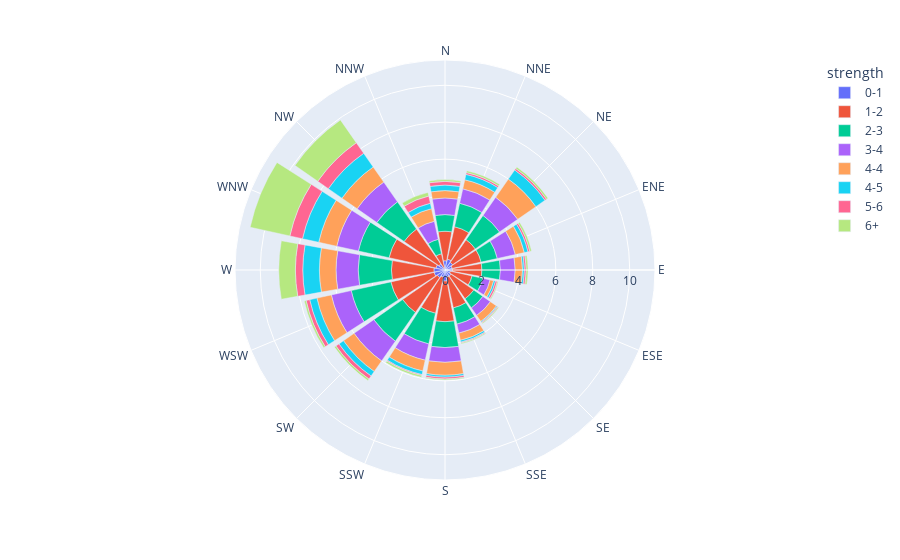

Notebook cell for this chart:
### Code cell
#Bar Polar Chart
px.bar_polar(data, r="frequency", theta="direction", color="strength")

### Figure 1 — Plotly figure (JSON) as saved in the notebook; plotly's stock layout.template omitted (floating-point values rounded to 4 significant figures)
{"data": [{"hovertemplate": "strength=0-1<br>frequency=%{r}<br>direction=%{theta}<extra></extra>", "legendgroup": "0-1", "marker": {"color": "#636efa", "pattern": {"shape": ""}}, "name": "0-1", "r": [0.5, 0.6, 0.5, 0.4, 0.4, 0.3, 0.4, 0.4, 0.6, 0.4, 0.5, 0.6, 0.6, 0.5, 0.4, 0.1], "showlegend": true, "subplot": "polar", "theta": ["N", "NNE", "NE", "ENE", "E", "ESE", "SE", "SSE", "S", "SSW", "SW", "WSW", "W", "WNW", "NW", "NNW"], "type": "barpolar"}, {"hovertemplate": "strength=1-2<br>frequency=%{r}<br>direction=%{theta}<extra></extra>", "legendgroup": "1-2", "marker": {"color": "#EF553B", "pattern": {"shape": ""}}, "name": "1-2", "r": [1.6, 1.8, 1.5, 1.6, 1.6, 1.2, 1.5, 1.7, 2.2, 2, 2.3, 2.4, 2.3, 2.6, 2.3, 0.8], "showlegend": true, "subplot": "polar", "theta": ["N", "NNE", "NE", "ENE", "E", "ESE", "SE", "SSE", "S", "SSW", "SW", "WSW", "W", "WNW", "NW", "NNW"], "type": "barpolar"}, {"hovertemplate": "strength=2-3<br>frequency=%{r}<br>direction=%{theta}<extra></extra>", "legendgroup": "2-3", "marker": {"color": "#00cc96", "pattern": {"shape": ""}}, "name": "2-3", "r": [0.9, 1.3, 1.6, 0.9, 1, 0.6, 0.6, 0.9, 1.4, 1.7, 1.9, 2.2, 1.8, 1.7, 1.8, 0.8], "showlegend": true, "subplot": "polar", "theta": ["N", "NNE", "NE", "ENE", "E", "ESE", "SE", "SSE", "S", "SSW", "SW", "WSW", "W", "WNW", "NW", "NNW"], "type": "barpolar"}, {"hovertemplate": "strength=3-4<br>frequency=%{r}<br>direction=%{theta}<extra></extra>", "legendgroup": "3-4", "marker": {"color": "#ab63fa", "pattern": {"shape": ""}}, "name": "3-4", "r": [0.9, 0.8, 1.2, 1, 0.8, 0.4, 0.5, 0.5, 0.8, 0.9, 1.3, 1.1, 1.2, 1.2, 1.3, 1], "showlegend": true, "subplot": "polar", "theta": ["N", "NNE", "NE", "ENE", "E", "ESE", "SE", "SSE", "S", "SSW", "SW", "WSW", "W", "WNW", "NW", "NNW"], "type": "barpolar"}, {"hovertemplate": "strength=4-4<br>frequency=%{r}<br>direction=%{theta}<extra></extra>", "legendgroup": "4-4", "marker": {"color": "#FFA15A", "pattern": {"shape": ""}}, "name": "4-4", "r": [0.4, 0.5, 1.2, 0.5, 0.4, 0.2, 0.4, 0.4, 0.7, 0.6, 0.7, 0.8, 0.9, 1, 1, 0.7], "showlegend": true, "subplot": "polar", "theta": ["N", "NNE", "NE", "ENE", "E", "ESE", "SE", "SSE", "S", "SSW", "SW", "WSW", "W", "WNW", "NW", "NNW"], "type": "barpolar"}, {"hovertemplate": "strength=4-5<br>frequency=%{r}<br>direction=%{theta}<extra></extra>", "legendgroup": "4-5", "marker": {"color": "#19d3f3", "pattern": {"shape": ""}}, "name": "4-5", "r": [0.3, 0.3, 0.6, 0.2, 0.1, 0.1, 0.05, 0.1, 0.1, 0.2, 0.3, 0.4, 0.9, 0.9, 0.9, 0.3], "showlegend": true, "subplot": "polar", "theta": ["N", "NNE", "NE", "ENE", "E", "ESE", "SE", "SSE", "S", "SSW", "SW", "WSW", "W", "WNW", "NW", "NNW"], "type": "barpolar"}, {"hovertemplate": "strength=5-6<br>frequency=%{r}<br>direction=%{theta}<extra></extra>", "legendgroup": "5-6", "marker": {"color": "#FF6692", "pattern": {"shape": ""}}, "name": "5-6", "r": [0.2, 0.1, 0.1, 0.1, 0.1, 0.1, 0.05, 0.05, 0.1, 0.05, 0.2, 0.2, 0.4, 0.7, 0.7, 0.4], "showlegend": true, "subplot": "polar", "theta": ["N", "NNE", "NE", "ENE", "E", "ESE", "SE", "SSE", "S", "SSW", "SW", "WSW", "W", "WNW", "NW", "NNW"], "type": "barpolar"}, {"hovertemplate": "strength=6+<br>frequency=%{r}<br>direction=%{theta}<extra></extra>", "legendgroup": "6+", "marker": {"color": "#B6E880", "pattern": {"shape": ""}}, "name": "6+", "r": [0.1, 0.1, 0.1, 0.1, 0.1, 0.05, 0.05, 0.05, 0.05, 0.1, 0.1, 0.1, 0.9, 2.2, 1.5, 0.2], "showlegend": true, "subplot": "polar", "theta": ["N", "NNE", "NE", "ENE", "E", "ESE", "SE", "SSE", "S", "SSW", "SW", "WSW", "W", "WNW", "NW", "NNW"], "type": "barpolar"}], "layout": {"barmode": "relative", "legend": {"title": {"text": "strength"}, "tracegroupgap": 0}, "margin": {"t": 60}, "polar": {"angularaxis": {"direction": "clockwise", "rotation": 90}, "domain": {"x": [0, 1], "y": [0, 1]}}}}
